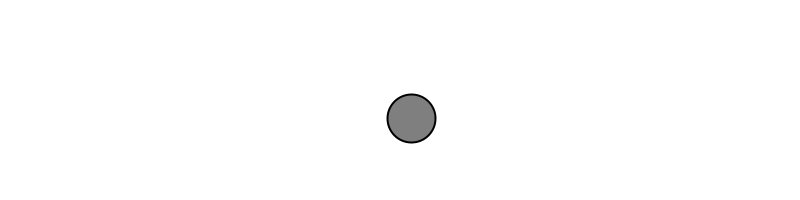
Frame 1 (no input)
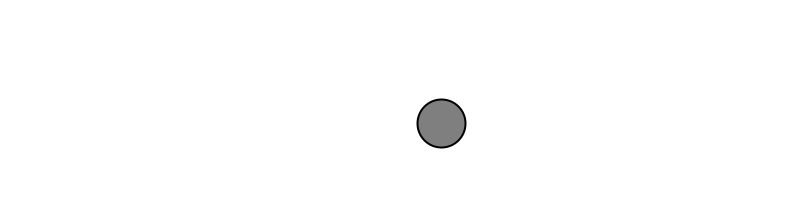
Frame 60 (the mouse pressed at the canvas centre just before this capture)
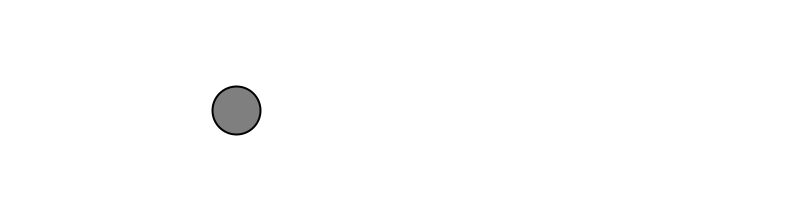
Frame 120 (the mouse held since frame 60 and released just before this capture)

The Processing sketch that drew these frames (run headless with seeded random() and noise(); from frame 60 on, the mouse is pressed at the canvas centre):

// Processing sketch: NOC_I_5_NoiseWalk
// ── NOC_I_5_NoiseWalk.pde
// Noise Walker
// Daniel Shiffman <http://www.shiffman.net>
// The Nature of Code

Walker w;

void setup() {
  size(800, 200);
  smooth();
  frameRate(30);

  // Create a walker object
  w = new Walker();
}

void draw() {
  background(255);
  // Run the walker object
  w.walk();
  w.display();
}



// ── Walker.pde
// The Nature of Code
// Daniel Shiffman
// http://natureofcode.com

// A random walker class!

class Walker {
  PVector location;

  PVector noff;

  Walker() {
    location = new PVector(width/2, height/2);
    noff = new PVector(random(1000),random(1000));
  }

  void display() {
    strokeWeight(2);
    fill(127);
    stroke(0);
    ellipse(location.x, location.y, 48, 48);
  }

  // Randomly move up, down, left, right, or stay in one place
  void walk() {
    
    location.x = map(noise(noff.x),0,1,0,width);
    location.y = map(noise(noff.y),0,1,0,height);
    
    noff.add(0.01,0.01,0);
  }
}
